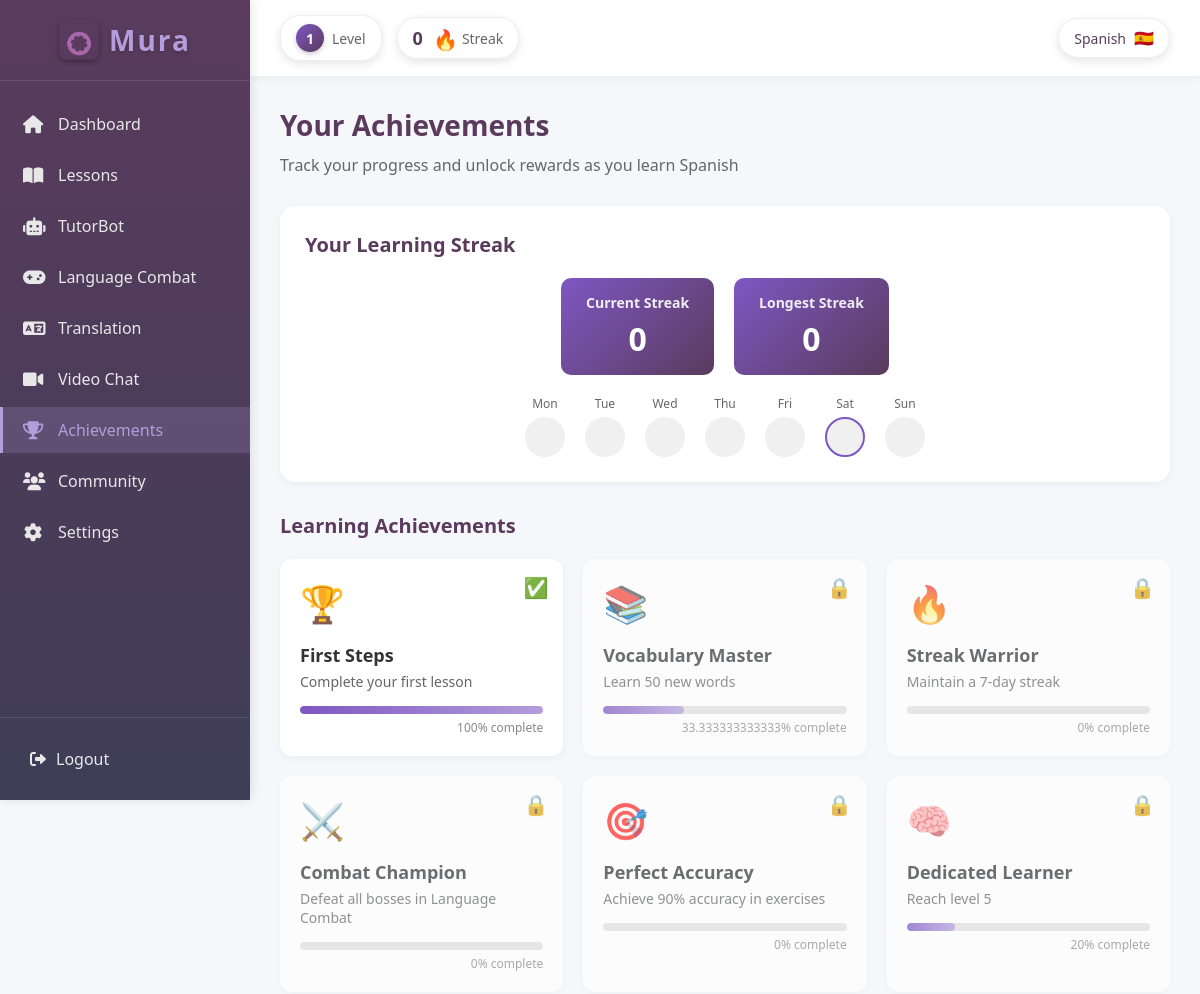
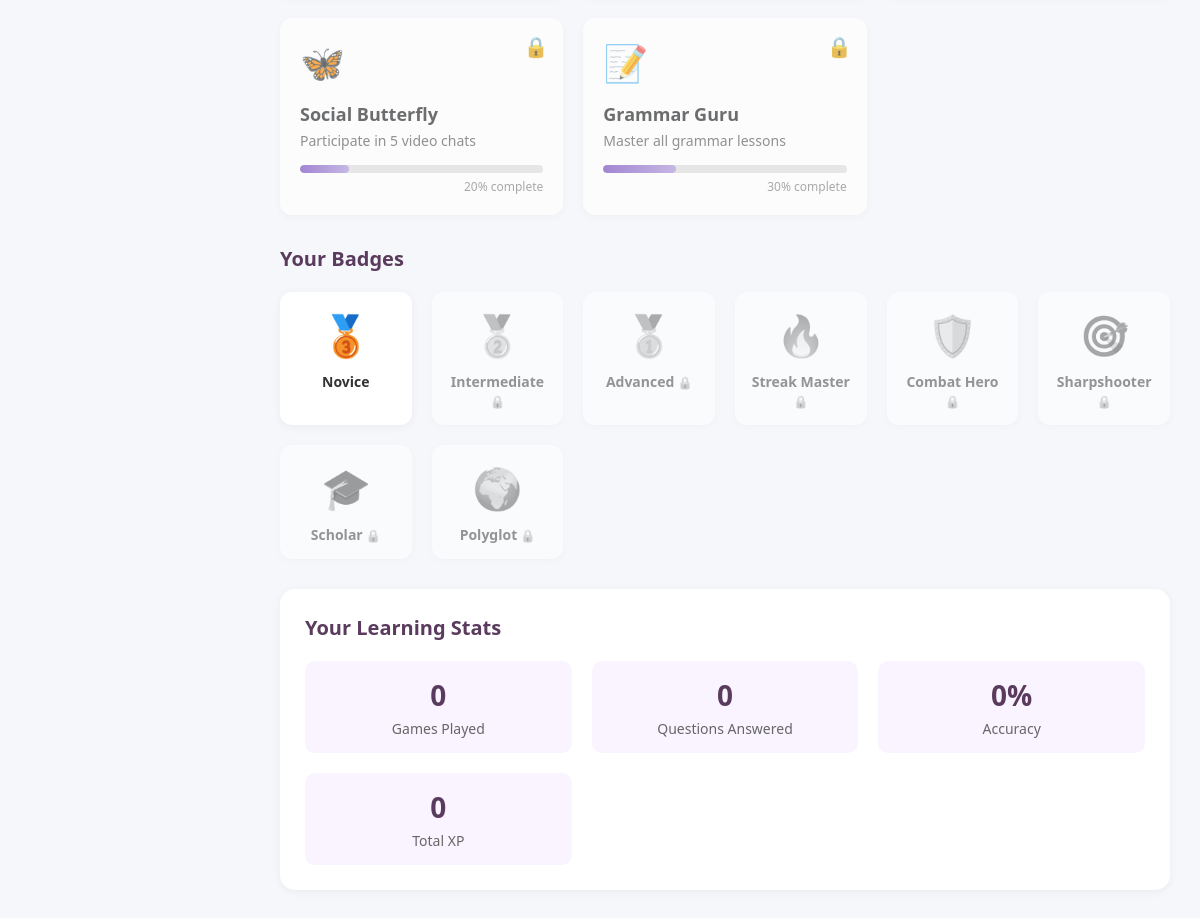
The app's page /Achievements/achievements.php (signed in) with its own data (2 pictures, top to bottom).
### tables this page shows
CREATE TABLE `users` (
  `user_ID` int(11) NOT NULL,
  `username` varchar(50) NOT NULL,
  `profile_picture` varchar(255) DEFAULT NULL,
  `email` varchar(40) NOT NULL,
  `password` varchar(100) NOT NULL,
  `onboarding_complete` tinyint(1) DEFAULT 0
);

CREATE TABLE `user_stats` (
  `stat_id` int(11) NOT NULL,
  `user_id` int(11) NOT NULL,
  `xp` int(11) NOT NULL DEFAULT 0,
  `level` int(11) NOT NULL DEFAULT 1,
  `total_games_played` int(11) NOT NULL DEFAULT 0,
  `total_questions_answered` int(11) NOT NULL DEFAULT 0,
  `correct_answers` int(11) NOT NULL DEFAULT 0
);

CREATE TABLE `user_streaks` (
  `streak_id` int(11) NOT NULL,
  `user_id` int(11) NOT NULL,
  `current_streak` int(11) NOT NULL DEFAULT 0,
  `longest_streak` int(11) NOT NULL DEFAULT 0,
  `last_play_date` date DEFAULT NULL
);

CREATE TABLE `user_onboarding` (
  `onboarding_id` int(11) NOT NULL,
  `user_ID` int(11) NOT NULL,
  `selected_language` varchar(50) DEFAULT NULL,
  `reason` varchar(255) DEFAULT NULL,
  `daily_goal` varchar(255) DEFAULT NULL,
  `proficiency_level` varchar(20) DEFAULT NULL,
  `is_complete` tinyint(1) DEFAULT 0,
  `created_at` timestamp NOT NULL DEFAULT current_timestamp(),
  `updated_at` timestamp NOT NULL DEFAULT current_timestamp() ON UPDATE current_timestamp()
);

### Achievements/achievements.php (the view, shortened to what this page needs)
<?php
require_once '../Configurations/db.php';
$user_id = $_SESSION['user_id'];
$stmt = $conn->prepare("
    SELECT u.username, u.onboarding_complete, uo.selected_language, uo.proficiency_level,
           l.first_name, l.last_name, us.level, us.xp, us.total_games_played,
           us.total_questions_answered, us.correct_answers
    FROM users u
    LEFT JOIN user_onboarding uo ON u.user_ID = uo.user_ID
    LEFT JOIN learner l ON u.user_ID = l.user_ID
    LEFT JOIN user_stats us ON u.user_ID = us.user_id
    WHERE u.user_ID = ?
");
$stmt->bind_param("i", $user_id);
$stmt->execute();
$result = $stmt->get_result();
$user = $result->fetch_assoc();
$streakStmt = $conn->prepare("
    SELECT current_streak, longest_streak, last_play_date
    FROM user_streaks
    WHERE user_id = ?
");
$streakStmt->bind_param("i", $user_id);
$streakStmt->execute();
$streakResult = $streakStmt->get_result();
$streakData = $streakResult->fetch_assoc();
$current_streak = $streakData['current_streak'] ?? 0;
$longest_streak = $streakData['longest_streak'] ?? 0;
$last_play_date = $streakData['last_play_date'] ?? null;
$gameStmt = $conn->prepare("
    SELECT ugp.highest_level, ugp.total_score,
           (SELECT COUNT(*) FROM game_sessions WHERE user_id = ? AND completed = 1) as completed_games
    FROM user_game_progress ugp
    WHERE ugp.user_id = ? AND ugp.language = ?
");
$language = $user['selected_language'] ?? 'Spanish';
$gameStmt->bind_param("iis", $user_id, $user_id, $language);
$gameStmt->execute();
$gameResult = $gameStmt->get_result();
$gameData = $gameResult->fetch_assoc();
$highest_level = $gameData['highest_level'] ?? 0;
$completed_games = $gameData['completed_games'] ?? 0;
$accuracy = 0;
$achievements = [
    [
        'title' => 'First Steps',
        'description' => 'Complete your first lesson',
        'icon' => '🏆',
        'unlocked' => $user['level'] >= 1,
        'progress' => 100
    ],
    [
        'title' => 'Vocabulary Master',
        'description' => 'Learn 50 new words',
        'icon' => '📚',
        'unlocked' => $user['level'] >= 3,
        'progress' => min(100, ($user['level'] / 3) * 100)
    ],
    [
        'title' => 'Streak Warrior',
        'description' => 'Maintain a 7-day streak',
        'icon' => '🔥',
        'unlocked' => $current_streak >= 7,
        'progress' => min(100, ($current_streak / 7) * 100)
    ],
    [
        'title' => 'Combat Champion',
        'description' => 'Defeat all bosses in Language Combat',
        'icon' => '⚔️',
        'unlocked' => $completed_games > 0,
        'progress' => min(100, ($highest_level / 4) * 100)
    ],
    [
        'title' => 'Perfect Accuracy',
        'description' => 'Achieve 90% accuracy in exercises',
        'icon' => '🎯',
        'unlocked' => $accuracy >= 90,
        'progress' => min(100, ($accuracy / 90) * 100)
    ],
    [
        'title' => 'Dedicated Learner',
        'description' => 'Reach level 5',
        'icon' => '🧠',
        'unlocked' => $user['level'] >= 5,
        'progress' => min(100, ($user['level'] / 5) * 100)
    ],
    [
        'title' => 'Social Butterfly',
        'description' => 'Participate in 5 video chats',
        'icon' => '🦋',
        'unlocked' => false,
        'progress' => 20
    ],
    [
        'title' => 'Grammar Guru',
        'description' => 'Master all grammar lessons',
        'icon' => '📝',
        'unlocked' => false,
        'progress' => 30
    ]
];
$badges = [
    [
        'name' => 'Novice',
        'icon' => '🥉',
        'unlocked' => $user['level'] >= 1
    ],
    [
        'name' => 'Intermediate',
        'icon' => '🥈',
        'unlocked' => $user['level'] >= 5
    ],
    [
        'name' => 'Advanced',
        'icon' => '🥇',
        'unlocked' => $user['level'] >= 10
    ],
    [
        'name' => 'Streak Master',
        'icon' => '🔥',
        'unlocked' => $current_streak >= 7
    ],
    [
        'name' => 'Combat Hero',
        'icon' => '🛡️',
        'unlocked' => $completed_games > 0
    ],
    [
        'name' => 'Sharpshooter',
        'icon' => '🎯',
        'unlocked' => $accuracy >= 90
    ],
    [
        'name' => 'Scholar',
        'icon' => '🎓',
        'unlocked' => $user['level'] >= 15
    ],
    [
        'name' => 'Polyglot',
        'icon' => '🌍',
        'unlocked' => false
    ]
];
$today = date('N');
$days_of_week = ['Mon', 'Tue', 'Wed', 'Thu', 'Fri', 'Sat', 'Sun'];
function getLanguageFlag($language) {
    $flags = [
        'Spanish' => '🇪🇸',
        'French' => '🇫🇷',
        'English' => '🇬🇧',
        'German' => '🇩🇪',
        'Italian' => '🇮🇹',
        'Portuguese' => '🇵🇹',
        'Russian' => '🇷🇺',
        'Japanese' => '🇯🇵',
        'Chinese' => '🇨🇳',
        'Korean' => '🇰🇷',
        'Arabic' => '🇸🇦',
    ];
    return $flags[$language] ?? '🌐';
}
$selected_language = $user['selected_language'] ?? 'Spanish';
$user_level = $user['level'] ?? 1;
?>
<!DOCTYPE html>
<html lang="en">
<head>
    <link rel="stylesheet" href="https://cdnjs.cloudflare.com/ajax/libs/font-awesome/6.0.0-beta3/css/all.min.css">
</head>
<body>
    <div class="app-container">
        <div class="sidebar">
            <div class="logo">
                <div class="logo-container">
                    <div class="mura-logo">
                        <img src="image/mura.png" alt="Mura Logo">
                    </div>
                    <h1>Mura</h1>
                </div>
            </div>
            <nav class="sidebar-nav">
                <ul>
                    <li class="nav-item">
                        <a href="Dashboard/dashboard.php">
                            <i class="fas fa-home"></i>
                            Dashboard
                        </a>
                    </li>
                    <li class="nav-item">
                        <a href="#">
                            <i class="fas fa-book-open"></i>
                            Lessons
                        </a>
                    </li>
                    <li class="nav-item">
                        <a href="chatai/chatai.php">
                            <i class="fas fa-robot"></i>
                            TutorBot
                        </a>
                    </li>
                    <li class="nav-item">
                        <a href="Game/index.php">
                            <i class="fas fa-gamepad"></i>
                            Language Combat
                        </a>
                    </li>
                    <li class="nav-item">
                        <a href="Dashboard/translation.php">
                            <i class="fas fa-language"></i>
                            Translation
                        </a>
                    </li>
                    <li class="nav-item">
                        <a href="ChatRoom/videochat.php">
                            <i class="fas fa-video"></i>
                            Video Chat
                        </a>
                    </li>
                    <li class="nav-item active">
                        <a href="achievements.php">
                            <i class="fas fa-trophy"></i>
                            Achievements
                        </a>
                    </li>
                    <li class="nav-item">
                        <a href="community/community.php">
                            <i class="fas fa-users"></i>
                            Community
                        </a>
                    </li>
                    <li class="nav-item">
                        <a href="Settings/settings.php">
                            <i class="fas fa-cog"></i>
                            Settings
                        </a>
                    </li>
                </ul>
            </nav>
            <div class="sidebar-footer">
                <a href="Dashboard/logout.php" class="logout-btn">
                    <i class="fas fa-sign-out-alt"></i>
                    Logout
                </a>
            </div>
        </div>
        <div class="main-content">
            <div class="top-bar">
                <div class="left-stats">
                    <div class="level-indicator">
                        <div class="level-badge">
                            <span class="level-number"><?php echo $user_level; ?></span>
                        </div>
                        <span class="level-label">Level</span>
                    </div>
                    <div class="streak-counter">
                        <span class="streak-number"><?php echo $current_streak; ?></span>
                        <div class="streak-icon">
                            <span class="fire-emoji">🔥</span>
                        </div>
                        <span class="streak-label">Streak</span>
                    </div>
                </div>
                <div class="language-indicator">
                    <span class="language-name"><?php echo htmlspecialchars($selected_language); ?></span>
                    <div class="language-flag">
                        <span><?php echo getLanguageFlag($selected_language); ?></span>
                    </div>
                </div>
            </div>
            <div class="content">
                <div class="page-title">
                    <h2>Your Achievements</h2>
                    <p>Track your progress and unlock rewards as you learn <?php echo htmlspecialchars($selected_language); ?></p>
                </div>
                <div class="streak-section">
                    <div class="streak-header">
                        <h3>Your Learning Streak</h3>
                    </div>
                    <div class="streak-stats">
                        <div class="streak-stat">
                            <h4>Current Streak</h4>
                            <div class="value"><?php echo $current_streak; ?></div>
                        </div>
                        <div class="streak-stat">
                            <h4>Longest Streak</h4>
                            <div class="value"><?php echo $longest_streak; ?></div>
                        </div>
                    </div>
                    <div class="streak-calendar">
                        <?php foreach ($days_of_week as $index => $day):
                            $day_num = $index + 1;
                            $is_today = $day_num == $today;
                            $is_active = $current_streak > 0 && (
                                ($is_today && $last_play_date == date('Y-m-d')) ||
                                ($day_num < $today && $today - $day_num <= $current_streak) ||
                                ($day_num > $today && $current_streak > (7 - ($day_num - $today)))
                            );
                        ?>
                            <div class="day">
                                <div class="day-label"><?php echo $day; ?></div>
                                <div class="day-circle <?php echo $is_today ? 'today' : ''; ?> <?php echo $is_active ? 'active' : ''; ?>">
                                </div>
                            </div>
                        <?php endforeach; ?>
                    </div>
                </div>
                <div class="achievements-section">
                    <div class="section-header">
                        <h3>Learning Achievements</h3>
                    </div>
                    <div class="achievements-grid">
                        <?php foreach ($achievements as $achievement): ?>
                            <div class="achievement-card <?php echo $achievement['unlocked'] ? 'achievement-unlocked' : 'achievement-locked'; ?>">
                                <div class="achievement-icon"><?php echo $achievement['icon']; ?></div>
                                <div class="achievement-title"><?php echo htmlspecialchars($achievement['title']); ?></div>
                                <div class="achievement-description"><?php echo htmlspecialchars($achievement['description']); ?></div>
                                <div class="achievement-progress">
                                    <div class="achievement-progress-bar" style="width: <?php echo $achievement['progress']; ?>%"></div>
                                </div>
                                <div class="achievement-progress-text"><?php echo $achievement['progress']; ?>% complete</div>
                            </div>
                        <?php endforeach; ?>
                    </div>
                </div>
                <div class="badges-section">
                    <div class="section-header">
                        <h3>Your Badges</h3>
                    </div>
                    <div class="badges-grid">
                        <?php foreach ($badges as $badge): ?>
                            <div class="badge-card <?php echo $badge['unlocked'] ? '' : 'badge-locked'; ?>">
                                <div class="badge-icon"><?php echo $badge['icon']; ?></div>
                                <div class="badge-name"><?php echo htmlspecialchars($badge['name']); ?></div>
                            </div>
                        <?php endforeach; ?>
                    </div>
                </div>
                <div class="stats-section">
                    <div class="section-header">
                        <h3>Your Learning Stats</h3>
                    </div>
                    <div class="stats-grid">
                        <div class="stat-card">
                            <div class="stat-value"><?php echo $user['total_games_played']; ?></div>
                            <div class="stat-label">Games Played</div>
                        </div>
                        <div class="stat-card">
                            <div class="stat-value"><?php echo $user['total_questions_answered']; ?></div>
                            <div class="stat-label">Questions Answered</div>
                        </div>
                        <div class="stat-card">
                            <div class="stat-value"><?php echo $accuracy; ?>%</div>
                            <div class="stat-label">Accuracy</div>
                        </div>
                        <div class="stat-card">
                            <div class="stat-value"><?php echo $user['xp']; ?></div>
                            <div class="stat-label">Total XP</div>
                        </div>
                    </div>
                </div>
            </div>
        </div>
    </div>
</body>
</html>

### records on screen
users: user_stats.level "1", user_onboarding.selected_language "Spanish", user_onboarding.selected_language "🇪🇸", user_stats.total_games_played "0", user_stats.total_questions_answered "0", user_stats.xp "0"
user_streaks: current_streak "0", longest_streak "0"

### other values on screen
$day "Mon"
$day "Tue"
$day "Wed"
$day "Thu"
$day "Fri"
$day "Sat"
$day "Sun"
$achievement['icon'] "🏆"
$achievement['title'] "First Steps"
$achievement['description'] "Complete your first lesson"
$achievement['progress'] "100"
$achievement['icon'] "📚"
$achievement['title'] "Vocabulary Master"
$achievement['description'] "Learn 50 new words"
$achievement['progress'] "33.333333333333"
